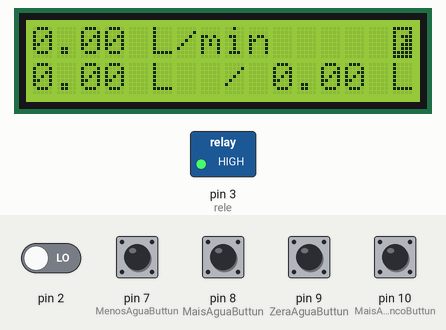
Recording of a sketch running on a simulated Arduino Uno, built with avr-gcc and run on an emulated ATmega328P. Parts: 16×2 character LCD, switched loads named in the sketch (green lamp = pin HIGH). The test bench sets the inputs (shaded band); at power-on: pin 7 (MenosAguaButtun), pin 8 (MaisAguaButtun), pin 9 (ZeraAguaButtun), pin 10 (MaisAguaCincoButtun) HIGH, pin 2 LOW.

Above: at 3.7 s.
3.8 s: pin 8 (MaisAguaButtun) pulled LOW for 1.3 s
At 6.3 s:
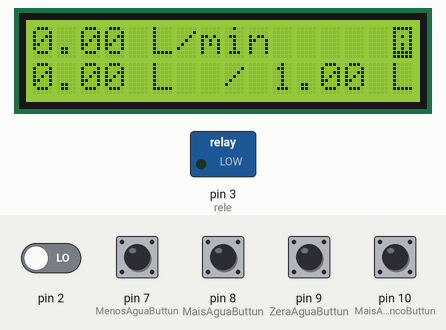
6.7 s: pin 2 driven HIGH
At 7.8 s:
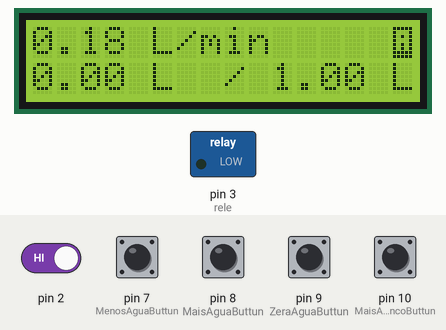
9.8 s: pin 7 (MenosAguaButtun) pulled LOW for 1.3 s
At 11.2 s:
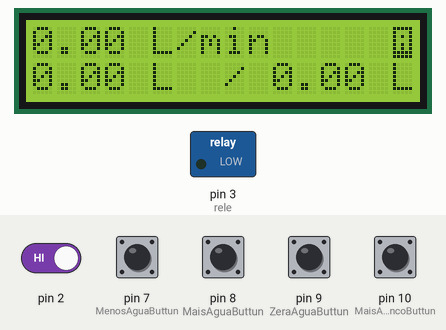
12.9 s: pin 9 (ZeraAguaButtun) pulled LOW for 1.3 s
At 14.1 s:
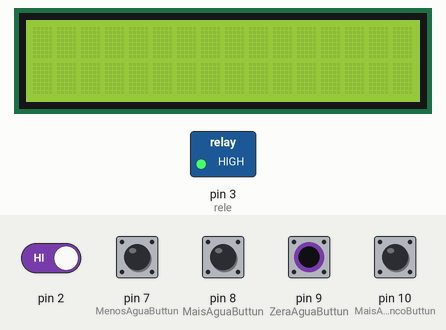
16.0 s: pin 10 (MaisAguaCincoButtun) pulled LOW for 1.3 s
At 18.4 s:
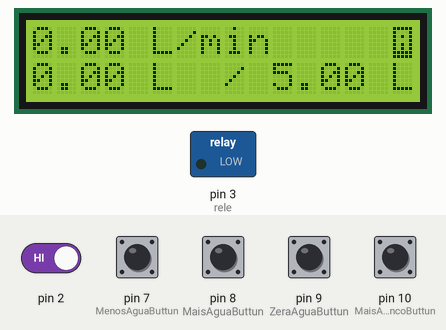
19.1 s: pin 7 (MenosAguaButtun) pulled LOW for 1.3 s
At 20.3 s:
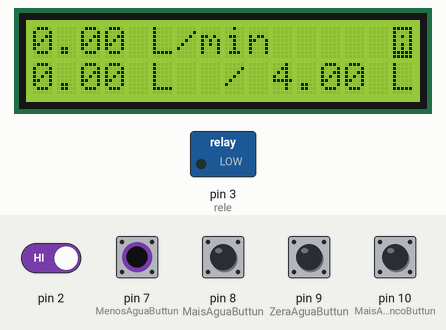
Timing chart, 0 to 22.1 s (numbered marks = the images above; inputs shaded):
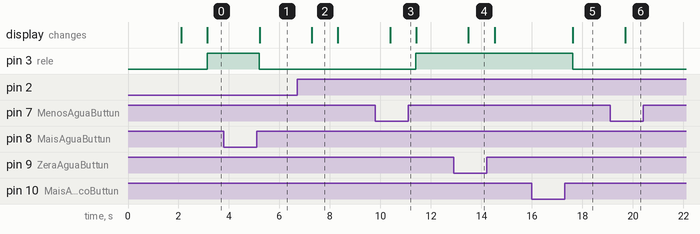

The sketch:

leitor_de_vaz_o_de_agua_com_lcd.ino
```cpp
 /*********************************
 ***Autor: Vinicius Marra Santos***
 ***********12/01/2020*************
 *************Atenção**************
 ***O Codigo esta livre para uso,**
 *faça bom proveito e compartilhe!*
 *melhorias são sempre bem vindas**
 **********************************
 *O SISTEMA FUNCIONA COM***********
 *UM SENSOR DE VAZAO DE AGUA*******
 *MODELO YF-F201 1/2 POL***********
 *UM RELE QUE CONTROLA*************
 *A VALVULA SOLENOIDE**************
 *ABRINDO E FECHANDO O FLUXO*******
 *DE AGUA CONFORME OS LITROS*******
 *CONFUGIRADO PELO OPERADOR********
 *PINAGEM ANALOGICA:***************
 *A4 E A5 PARA DISPLAY I2C*********
 *PINAGEM DIGITAL:*****************
 *2 = SENSOR DE VAZAO DE AGUA******
 *3 = RELE (INICIA EM HIGH)********
 *7 = BOTÃO MAIS AGUA**************
 *8 = BOTÃO MENOS AGUA*************
 *9 = BOTÃO ZERAR VALORES**********
 *10 = BOTÃO MAIS 5 LITROS DE AGUA*
 *********************************/

#include <Wire.h>
#include <LiquidCrystal_I2C.h>

//MELHORIAS FUTURAS: TEMPO DE RESPOSTA DO BOTÃO

//LCD CONFIG, CONFIGURAÇÃO DO LCD PARA MODULO DE I2C E LCD 16*2
//dispositivo real
LiquidCrystal_I2C lcd(0x27,16,2);
// para simulador no protheus
//LiquidCrystal_I2C lcd(0x20,16,2);

//CARACTERES A E F ESTILIZADOS
byte FechadoB[] = {
  B11111,
  B10001,
  B10111,
  B10011,
  B10111,
  B10111,
  B11111,
  B11111
};
byte AbertoB[] = {
  B11111,
  B10001,
  B10101,
  B10001,
  B10101,
  B10101,
  B11111,
  B11111
};


// VARIAVEIS DO SENSOR DE FLUXO
float vazao;                    //Variável para armazenar o valor em L/min
float media = 0;                //Variável para fazer a média
int contaPulso;                 //Variável para a quantidade de pulsos
int Min = 0;                    //Variável para minutos
float Litros = 0;               //Variável para Quantidade de agua
float MiliLitros = 0;           //Variavel para Conversão
float LitosDesejados = 0;       //Variavel de total de litros desejados


// CONFIGURAÇÕES DOS BOTÕES
int MenosAguaButtun = 7;          // Atribuição do pino do botao menos agua
int MaisAguaButtun = 8;           // Atribuição do pino do botao mais agua
int ZeraAguaButtun = 9;           // Atribuição do pino do botao zera valores
int MaisAguaCincoButtun = 10;     // Atribuição do pino do botao mais 5 litros

//CONFIGURAÇÃO DA PINAGEM DO RELE
int rele = 3;

void setup() {
  lcd.init();                   //Init do LCD
  lcd.backlight();              //Ativa backlight
  lcd.createChar(0, FechadoB);  //Seta o Char F
  lcd.createChar(1, AbertoB);   //Seta o Char A
  //lcd.home();

  //CONFIGURAÇÕES DO SENSOR DE AGUA
  pinMode(2, INPUT);
  attachInterrupt(0, incpulso, RISING); //Configura o pino 2(Interrupção 0) interrupção

  //CONFUGURAÇÕES DOS BOTÕES
  pinMode(MenosAguaButtun, INPUT_PULLUP);
  pinMode(MaisAguaButtun, INPUT_PULLUP);
  pinMode(ZeraAguaButtun, INPUT_PULLUP);
  pinMode(MaisAguaCincoButtun, INPUT_PULLUP);

  //CONFIGURAÇÃOES DO RELE PARA VALVULA SOLENOIDE
  pinMode(rele, OUTPUT);
  digitalWrite(rele,LOW);

  //CREDITOS DO AUTOR
  lcd.setCursor(0,0);
  lcd.print("PRJ LEITOR DE");
  lcd.setCursor(0,1);
  lcd.print("VAZAO D AGUA 1.0");
  delay (2000);
  lcd.clear();
}

void loop() {

  contaPulso = 0;//Zera a variável
  sei(); //Habilita interrupção

  // ******* VALIDAR DE TEM QUE SER 1 SEGUNDO PARA A LEITURA CORRETA DA VAZÃO DE AGUA
  delay (1000); //Aguarda 1 segundo

  // CALCULOS DO SENSOR, VALORES PADRÃO PARA O SENSOR UTILIZADO
  vazao = contaPulso / 5.5; //Converte para L/min
  MiliLitros = vazao / 60;     // Calculo de mililitros
  Litros = Litros + MiliLitros;   // Calculo de quantos litros passou pelo sensor

  // ESCRITA DO DISPLAY OS VALOES SETADOS E OS VALORES DO SENSOR
  lcd.setCursor(0,0);
  lcd.print(vazao);
  lcd.print(" L/min");
  if(vazao < 10 ){
    lcd.setCursor(10,0);
    lcd.print("   ");
  }

  lcd.setCursor(0,1);
  lcd.print(Litros);
  lcd.print(" L ");

  if(LitosDesejados <= Litros){
    lcd.setCursor(15,0);
    lcd.write(0);
    digitalWrite(rele,HIGH);
  } else {
    lcd.setCursor(15,0);
    lcd.write(1);
    digitalWrite(rele,LOW);
  }

  lcd.setCursor(15,1);
  lcd.print("L");
  checkIfSelectButtonIsPressed();                 // Confere por Pulling o estado do botão
}

//METODO PARA INCREMENTAR A VARIAVEL DE PULSO
void incpulso ()  {
  contaPulso++; //Incrementa a variável de pulsos
}

//CHECA O ESTADO DOS BOTÕES E APLICA A REGRA PARA CADA UM
void checkIfSelectButtonIsPressed()
{
   lcd.setCursor(7,1);
   lcd.print(" / ");
   lcd.print(LitosDesejados);
   if (digitalRead(MenosAguaButtun) == LOW){
      if(LitosDesejados > 0){
        LitosDesejados--;
        if(LitosDesejados < 10){
           lcd.setCursor(7,1);
           lcd.print(" / ");
           lcd.print(LitosDesejados);
           lcd.setCursor(14,1);
           lcd.print(" ");
        }
      }
    } else if (digitalRead(MaisAguaButtun) == LOW){
      LitosDesejados++;
    } else if (digitalRead(MaisAguaCincoButtun) == LOW){
      LitosDesejados = LitosDesejados + 5;
    } else if(digitalRead(ZeraAguaButtun) == LOW){
      LitosDesejados = 0;
      vazao = 0; //Variável para armazenar o valor em L/min
      media = 0; //Variável para fazer a média
      Min = 0; //Variável para minutos
      Litros = 0; //Variável para Quantidade de agua
      MiliLitros = 0; //Variavel para Conversão
      LitosDesejados = 0; // variavel de total de litros desejados
      lcd.clear();

  }
}
```

Measured:
- after the input at 3.8 s, pin 3 (rele): HIGH → LOW after 1.4 s; the display: changes after 1.4 s (image 1)
- after the input at 6.7 s, the display: changes after 0.57 s (image 2)
- after the input at 9.8 s, pin 3 (rele): LOW → HIGH after 1.6 s; the display: changes after 0.58 s (image 3)
- after the input at 12.9 s, the display: changes after 0.58 s (image 4)
- after the input at 16.0 s, pin 3 (rele): HIGH → LOW after 1.6 s; the display: changes after 1.6 s (image 5)
- after the input at 19.1 s, the display: changes after 0.59 s (image 6)
- what the display in image 2 shows lasts 1.0 s, from 7.3 s to 8.3 s
